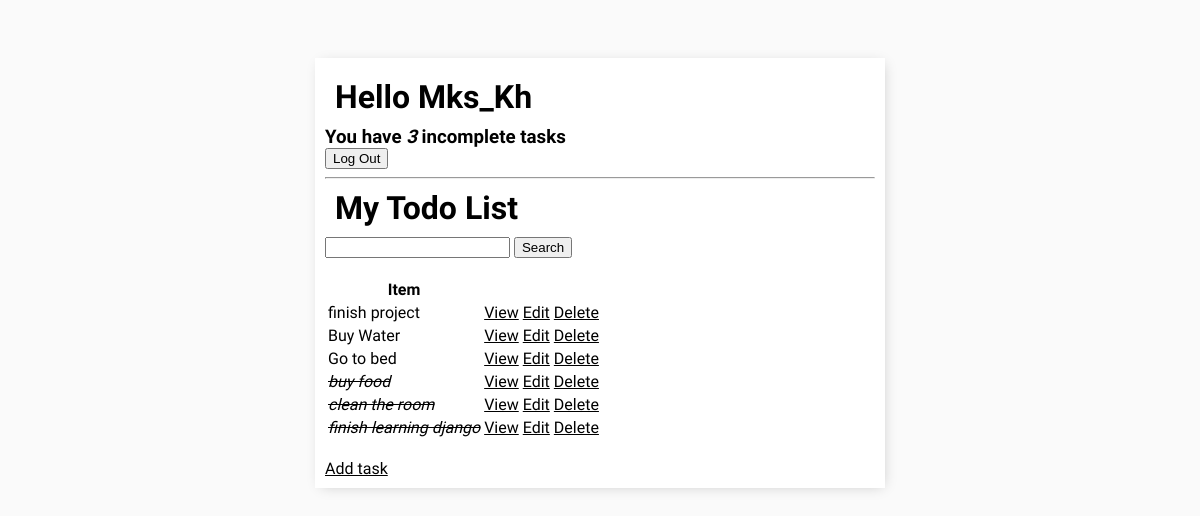
The app's page / (signed in) with its own data.
### todo/models.py (models this page shows, shortened)
class Task(models.Model):
    user = models.ForeignKey(User, on_delete=models.CASCADE, null=True, blank=True)
    title = models.CharField(max_length=200, null=True)
    description = models.TextField(null=True)
    complete = models.BooleanField(default=False)
    created = models.DateTimeField(auto_now_add=True)
    class Meta:
        ordering = ['complete']

### todo/views.py (the view)
# urls.py: path('', TaskList.as_view(), name='tasks'),
class TaskList(LoginRequiredMixin, ListView):
    model = Task
    context_object_name = 'tasks'
    def get_context_data(self, **kwargs):
        context = super().get_context_data(**kwargs)
        context['tasks'] = context['tasks'].filter(user = self.request.user)
        context['count'] = context['tasks'].filter(complete=False).count()
        search_input = self.request.GET.get('search-area') or ''
        if search_input:
            context['tasks'] = context['tasks'].filter(title__startswith=search_input)
        context['search_input'] = search_input
        return context

### todo/templates/todo/task_list.html (shortened to what this page needs)
{% extends 'base.html' %}
{% block content %}
<div class="header-bar">
    <div>
        <h1>Hello {{request.user|title}}</h1>
        <h3 style="margin:0">You have <i>{{count}}</i> incomplete task{{ count|pluralize:"s" }}</h3>
    </div>
    {% if  request.user.is_authenticated %}
    <form action="{% url 'logout' %}" method="post">
        <button type="submit">Log Out</button>
    </form>
    {% else %}
    <form action="{% url 'login' %}" method="post">
        {% csrf_token %}
        <button type="submit">Log In</button>
    </form>
{% endif %}
</div>
<hr>
<h1>My Todo List</h1>
<form method="GET">
    <input type="text" name="search-area" value="{{search_input}}">
    <input type="submit" value="Search">
</form>
<br>
<div>
        <div>
            <table>
                <tr>
                    <th>Item</th>
                </tr>
                {% for task in tasks %}
                {% if task.complete %}
                <tr>
                    <td><i><s>{{task.title}}</s></i></td>
                    <td><a href="{% url 'task' task.id %}">View</a></td>
                    <td><a href="{% url 'task-update' task.id %}">Edit</a></td>
                    <td><a href="{% url 'task-delete' task.id %}">Delete</a></td>
                </tr>
                {% else %}
                <tr>
                    <td>{{task.title}}</td>
                    <td><a href="{% url 'task' task.id %}">View</a></td>
                    <td><a href="{% url 'task-update' task.id %}">Edit</a></td>
                    <td><a href="{% url 'task-delete' task.id %}">Delete</a></td>
                </tr>
                {% endif %}
                {% endfor %}
            </table>
        </div>
</div>
<br>
<a href="{% url 'task-create' %}">Add task</a>
{% endblock content %}

### todo/templates/base.html (style rules this page uses)
body { background-color: #FAFAFA; font-family: "Nunito Sans", sans-serif; padding-top: 50px; }
a, p { color: black; }
h1, h2, h3, h4, h5, h6 { padding: 0px; margin: 10px; }

### records on screen
Task: title "finish project"
Task: title "Buy Water"
Task: title "Go to bed"
Task: title "buy food"
Task: title "clean the room"
Task: title "finish learning django"

### other values on screen
{{ request.user|title }} "Mks_Kh"
{{ count }} "3"
